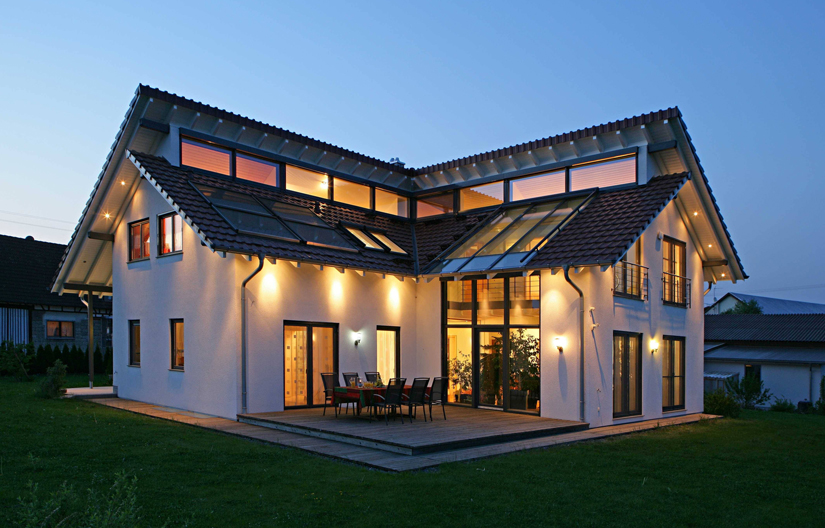
//> input picture openacc_harris/test_data/haus.jpg, 825 x 528 px
$ ./ex2   (built with g++ and OpenCV 4)
//> lines starting //> are read from the running program, lines starting //| are printed output that depends on the picture; after the words box and inside, x2 and y2 are one past the last pixel; in counts of white or black regions, pixels touching at a corner belong together
### openacc_harris/util.h
#include <opencv2/opencv.hpp>

using namespace std;
using namespace cv;

struct pointData {
    float cornerResponse;

    Point point;
};

struct by_cornerResponse {
    bool operator()(pointData const &left, pointData const &right) {
        return left.cornerResponse > right.cornerResponse;
    }
};

struct Derivatives {
	Mat Ix;
	Mat Iy;
	Mat Ixy;
};

class Util {
public:
	static void DisplayImage(Mat& img);
	static void DisplayMat(Mat& img);
	static void DisplayPointVector(vector<Point> vp);

	static Mat MarkInImage(Mat& img, vector<pointData> points, int radius);
};

### openacc_harris/harris.h
#include <opencv2/opencv.hpp>

#include "util.h"

using namespace std;
using namespace cv;

class Harris {
public:
    Harris(Mat img, float k, int filterRange, bool gauss);
	vector<pointData> getMaximaPoints(float percentage, int filterRange, int suppressionRadius);

private:
	Mat convertRgbToGrayscale(Mat& img);
	Derivatives computeDerivatives(Mat& greyscaleImg);
	Derivatives applyMeanToDerivatives(Derivatives& dMats, int filterRange);
	Derivatives applyGaussToDerivatives(Derivatives& dMats, int filterRange);
	Mat computeHarrisResponses(float k, Derivatives& intMats);

	Mat computeIntegralImg(Mat& img);
	Mat meanFilter(Mat& intImg, int range);
	Mat gaussFilter(Mat& img, int range);

private:
	Mat m_harrisResponses;
};

### openacc_harris/util.cpp
#include "util.h"

// [44 lines left out: functions DisplayImage, DisplayMat, DisplayPointVector, not called in this run]

//-----------------------------------------------------------------------------------------------
Mat Util::MarkInImage(Mat& img, vector<pointData> points, int radius) {
	Mat retImg;
	img.copyTo(retImg);

	for(vector<pointData>::iterator it = points.begin(); it != points.end(); ++it) {
		Point center = (*it).point;

		// down
		for(int r=-radius; r<radius; r++) {
			retImg.at<Vec3b>(Point(center.y+r,center.x+radius)) = Vec3b(0, 0, 255);
		}

		// up
		for(int r=-radius; r<radius; r++) {
			retImg.at<Vec3b>(Point(center.y+r,center.x-radius)) = Vec3b(0, 0, 255);
		}

		// left
		for(int c=-radius; c<radius; c++) {
			retImg.at<Vec3b>(Point(center.y-radius,center.x+c)) = Vec3b(0, 0, 255);
		}

		// right
		for(int c=-radius; c<radius; c++) {
			retImg.at<Vec3b>(Point(center.y+radius,center.x+c)) = Vec3b(0, 0, 255);
		}

		retImg.at<Vec3b>(Point(center.y,center.x)) = Vec3b(0, 255, 0);
	}

	return retImg;
}

### openacc_harris/harris.cpp
#include "harris.h"
#include <ctime>

Harris::Harris(Mat img, float k, int filterRange, bool gauss) {
    // (1) Convert to greyscalescale image
    clock_t start;

    start = clock();
    Mat greyscaleImg = convertRgbToGrayscale(img);
    std::cout << "GreyscaleImg: " << (std::clock() - start) / (double)(CLOCKS_PER_SEC / 1000) << " ms" << std::endl;

    // (2) Compute Derivatives
    start = clock();
    Derivatives derivatives = computeDerivatives(greyscaleImg);
    std::cout << "Derivatives: " << (std::clock() - start) / (double)(CLOCKS_PER_SEC / 1000) << " ms" << std::endl;

    // (3) Median Filtering
    start = clock();
    Derivatives mDerivatives;
    if(gauss) {
        mDerivatives = applyGaussToDerivatives(derivatives, filterRange);
    } else {
        mDerivatives = applyMeanToDerivatives(derivatives, filterRange);
    }
    std::cout << "Median Filtering: " << (std::clock() - start) / (double)(CLOCKS_PER_SEC / 1000) << " ms" << std::endl;

    // (4) Compute Harris Responses
    start = clock();
    Mat harrisResponses = computeHarrisResponses(k, mDerivatives);
    m_harrisResponses = harrisResponses;
    std::cout << "Harris Responses: " << (std::clock() - start) / (double)(CLOCKS_PER_SEC / 1000) << " ms" << std::endl;

}

//-----------------------------------------------------------------------------------------------
vector<pointData> Harris::getMaximaPoints(float percentage, int filterRange, int suppressionRadius) {
    // Declare a max suppression matrix
    Mat maximaSuppressionMat(m_harrisResponses.rows, m_harrisResponses.cols, CV_32F, Scalar::all(0));

    // Create a vector of all Points
    std::vector<pointData> points;
    for (int r = 0; r < m_harrisResponses.rows; r++) {
        for (int c = 0; c < m_harrisResponses.cols; c++) {
            Point p(r,c);

            pointData d;
            d.cornerResponse = m_harrisResponses.at<float>(r,c);
            d.point = p;

            points.push_back(d);
        }
    }

    // Sort points by corner Response
    sort(points.begin(), points.end(), by_cornerResponse());

    // Get top points, given by the percentage
    int numberTopPoints = m_harrisResponses.cols * m_harrisResponses.rows * percentage;
    std::vector<pointData> topPoints;

    int i=0;
    while(topPoints.size() < numberTopPoints) {
        if(i == points.size())
            break;

        int supRows = maximaSuppressionMat.rows;
        int supCols = maximaSuppressionMat.cols;

        // Check if point marked in maximaSuppression matrix
        if(maximaSuppressionMat.at<int>(points[i].point.x,points[i].point.y) == 0) {
            for (int r = -suppressionRadius; r <= suppressionRadius; r++) {
                for (int c = -suppressionRadius; c <= suppressionRadius; c++) {
                    int sx = points[i].point.x+c;
                    int sy = points[i].point.y+r;

                    // bound checking
                    if(sx > supRows)
                        sx = supRows;
                    if(sx < 0)
                        sx = 0;
                    if(sy > supCols)
                        sy = supCols;
                    if(sy < 0)
                        sy = 0;

                    maximaSuppressionMat.at<int>(points[i].point.x+c, points[i].point.y+r) = 1;
                }
            }

            // Convert back to original image coordinate system
            points[i].point.x += 1 + filterRange;
            points[i].point.y += 1 + filterRange;
            topPoints.push_back(points[i]);
        }

        i++;
    }

    return topPoints;
}

//-----------------------------------------------------------------------------------------------
Mat Harris::convertRgbToGrayscale(Mat& img) {
    Mat greyscaleImg(img.rows, img.cols, CV_32F);

    for (int c = 0; c < img.cols; c++) {
        for (int r = 0; r < img.rows; r++) {
            greyscaleImg.at<float>(r,c) =
            	0.2126 * img.at<cv::Vec3b>(r,c)[0] +
            	0.7152 * img.at<cv::Vec3b>(r,c)[1] +
            	0.0722 * img.at<cv::Vec3b>(r,c)[2];
        }
    }

    return greyscaleImg;
}

//-----------------------------------------------------------------------------------------------
Derivatives Harris::applyGaussToDerivatives(Derivatives& dMats, int filterRange) {
    if(filterRange == 0)
        return dMats;

    Derivatives mdMats;

    Mat vec[3] = {mdMats.Ix, mdMats.Iy, mdMats.Ixy};

    mdMats.Ix = gaussFilter(dMats.Ix, filterRange);
    mdMats.Iy = gaussFilter(dMats.Iy, filterRange);
    mdMats.Ixy = gaussFilter(dMats.Ixy, filterRange);

    return mdMats;
}

//-----------------------------------------------------------------------------------------------
// [16 lines left out: function applyMeanToDerivatives, not called in this run]

//-----------------------------------------------------------------------------------------------
Derivatives Harris::computeDerivatives(Mat& greyscaleImg) {
    // Helper Mats for better time complexity
    Mat sobelHelperV(greyscaleImg.rows-2, greyscaleImg.cols, CV_32F);
    for(int r=1; r<greyscaleImg.rows-1; r++) {
        for(int c=0; c<greyscaleImg.cols; c++) {

            float a1 = greyscaleImg.at<float>(r-1,c);
            float a2 = greyscaleImg.at<float>(r,c);
            float a3 = greyscaleImg.at<float>(r+1,c);

            sobelHelperV.at<float>(r-1,c) = a1 + a2 + a2 + a3;
        }
    }

    Mat sobelHelperH(greyscaleImg.rows, greyscaleImg.cols-2, CV_32F);
    for(int r=0; r<greyscaleImg.rows; r++) {
        for(int c=1; c<greyscaleImg.cols-1; c++) {

            float a1 = greyscaleImg.at<float>(r,c-1);
            float a2 = greyscaleImg.at<float>(r,c);
            float a3 = greyscaleImg.at<float>(r,c+1);

            sobelHelperH.at<float>(r,c-1) = a1 + a2 + a2 + a3;
        }
    }

    // Apply Sobel filter to compute 1st derivatives
    Mat Ix(greyscaleImg.rows-2, greyscaleImg.cols-2, CV_32F);
    Mat Iy(greyscaleImg.rows-2, greyscaleImg.cols-2, CV_32F);
    Mat Ixy(greyscaleImg.rows-2, greyscaleImg.cols-2, CV_32F);

    for(int r=0; r<greyscaleImg.rows-2; r++) {
        for(int c=0; c<greyscaleImg.cols-2; c++) {
            Ix.at<float>(r,c) = sobelHelperH.at<float>(r,c) - sobelHelperH.at<float>(r+2,c);
            Iy.at<float>(r,c) = - sobelHelperV.at<float>(r,c) + sobelHelperV.at<float>(r,c+2);
            Ixy.at<float>(r,c) = Ix.at<float>(r,c) * Iy.at<float>(r,c);
        }
    }

    Derivatives d;
    d.Ix = Ix;
    d.Iy = Iy;
    d.Ixy = Iy;

    return d;
}

//-----------------------------------------------------------------------------------------------
Mat Harris::computeHarrisResponses(float k, Derivatives& d) {
    Mat M(d.Iy.rows, d.Ix.cols, CV_32F);

    for(int r=0; r<d.Iy.rows; r++) {
        for(int c=0; c<d.Iy.cols; c++) {
            float   a11, a12,
                    a21, a22;

            a11 = d.Ix.at<float>(r,c) * d.Ix.at<float>(r,c);
            a22 = d.Iy.at<float>(r,c) * d.Iy.at<float>(r,c);
            a21 = d.Ix.at<float>(r,c) * d.Iy.at<float>(r,c);
            a12 = d.Ix.at<float>(r,c) * d.Iy.at<float>(r,c);

            float det = a11*a22 - a12*a21;
            float trace = a11 + a22;

            M.at<float>(r,c) = abs(det - k * trace*trace);
        }
    }

    return M;
}

//-----------------------------------------------------------------------------------------------
// [46 lines left out: functions computeIntegralImg, meanFilter, not called in this run]

Mat Harris::gaussFilter(Mat& img, int range) {
    // Helper Mats for better time complexity
    // Mat gaussHelperV(img.rows-range*2, img.cols-range*2, CV_32F);

    float* gaussHelperV = new float[(img.rows-range*2)*(img.cols-range*2)];

    // float** gaussHelperV = new float*[img.rows-range*2];
    // for(int i = 0; i < img.rows-range*2; i++)
    //     gaussHelperV[i] = new float[img.cols-range*2];

    float* gauss_data = new float[(img.rows-range*2)*(img.cols-range*2)];
    // float** gauss_data = new float*[img.rows-range*2];
    // for(int i = 0; i < img.rows-range*2; i++)
    //     gauss_data[i] = new float[img.cols-range*2];

    int img_row = img.rows;
    int img_col = img.cols;

    // [9 lines of commented-out code are left out]

    float* img_data = new float[img.rows*img.cols];
    for(int i = 0; i < img.rows; i++)
    {
        for(int j = 0; j < img.cols; j++)
        {
            img_data[i*img_col+j] = img.at<float>(i, j);
        }
    }

    #pragma acc data copyin(img_data[0:img.rows*img.cols], img_row, img_col,\
             range, gaussHelperV[0:(img.rows-range*2)*(img.cols-range*2)]) \
             copy(gauss_data[0:(img.rows-range*2)*(img.cols-range*2)])
    {

    #pragma acc parallel loop
    for(int r=range; r<img_row-range; r++)
    {
        #pragma acc loop
        for(int c=range; c<img_col-range; c++)
        {
            float res = 0;
            // #pragma acc loop
            for(int x = -range; x<=range; x++)
            {
                float m = 1/sqrt(2*M_PI)*exp(-0.5*x*x);

                // res += m * img.at<float>(r-range,c-range);
                // #pragma acc atomic
                res += m * img_data[(r-range)*img_col + c-range];
            }

            // gaussHelperV.at<float>(r-range,c-range) = res;
            gaussHelperV[(r-range)*(img_col-range*2) + c-range] = res;
        }
    }


    // Mat gauss(img.rows-range*2, img.cols-range*2, CV_32F);
    #pragma acc parallel loop
    for(int r=range; r<img_row-range; r++)
    {
        #pragma acc loop
        for(int c=range; c<img_col-range; c++)
        {
            float res = 0;
            // #pragma acc loop
            for(int x = -range; x<=range; x++)
            {
                float m = 1/sqrt(2*M_PI)*exp(-0.5*x*x);

                // res += m * gaussHelperV.at<float>(r-range,c-range);
                res += m * gaussHelperV[(r-range)*(img_col-range*2) + c-range];
            }

            gauss_data[(r-range)*(img_col-range*2) + c-range] = res;
        }
    }

    }

    Mat gauss(img.rows-range*2, img.cols-range*2, CV_32F);
    for(int i = 0; i < img.rows-range*2; i++)
    {
        for(int j = 0; j < img.cols-range*2; j++)
        {
            gauss.at<float>(i, j) = gauss_data[i*(img.cols-range*2) + j];
        }
    }

    // delete[] gaussHelperV;
    // delete[] gauss_data;

    return gauss;
}

### openacc_harris/ex2.cpp
#include <stdio.h>
#include <opencv2/opencv.hpp>

#include "harris.h"

using namespace cv;
using namespace std;

//Harris algorithm parameters
// Specifies the sensitivity factor of the Harris algorithm (0 < k < 0.25)
float k = 0.25;
// Size of the box filter that is applied to the integral images
int boxFilterSize = 3;
// dimension of the maxima suppression box around a maxima
int maximaSuppressionDimension = 10;

//UI parameters
// dimension of the objects showing a maxima in the image
int markDimension = 5;
// constant for the slider-value division
float divisionConstant = 1000000;

//Global variables
bool gauss = true;
Mat m_img;

void doHarris() {
    // compute harris
    Harris harris(m_img, k, boxFilterSize, gauss);

    // get vector of points wanted
    vector<pointData> resPts = harris.getMaximaPoints(0.000534, boxFilterSize, maximaSuppressionDimension);
    // cout << resPts.size() << " Points" << endl;

    Mat _img = Util::MarkInImage(m_img, resPts, markDimension);
    imshow("HarrisCornerDetector", _img);
}


//-----------------------------------------------------------------------------------------------
int main(int argc, char** argv) {
    // read image from file + error handling
    Mat img;

    if (argc == 1) {
        cout << "No image provided! Usage: ./Ex1 [path to image]" << endl << "Using default image: haus.jpg" << endl;

        img = imread("test_data/haus.jpg");
//> img is the input picture: 528 rows x 825 cols, CV_8UC3; mean B, G, R 112.3, 102.7, 89.5
    } else {
        img = imread(argv[1]);
    }

    // [6 lines of commented-out code are left out]
    img.copyTo(m_img);

    // create UI and show the image
    namedWindow("HarrisCornerDetector", 1);

    doHarris();
//> after the loop in convertRgbToGrayscale, `for (int c = 0; c < img.cols; c++)`:
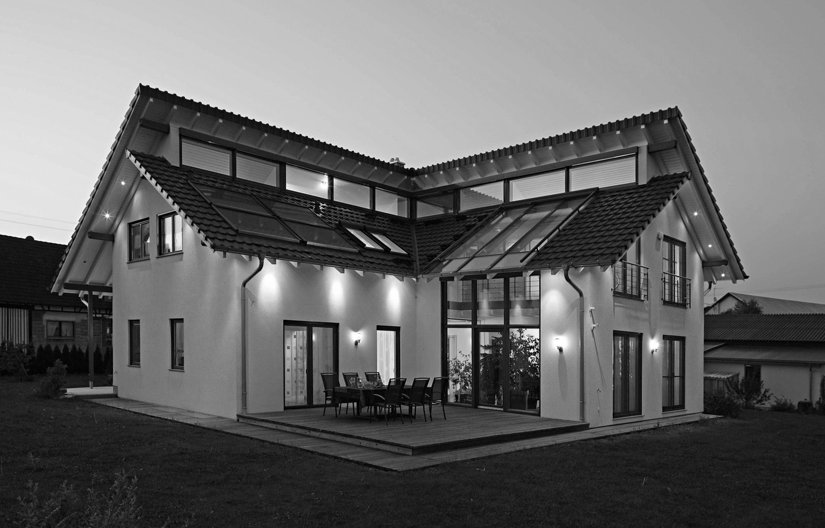
//> greyscaleImg: 528 rows x 825 cols, CV_32FC1; min 0, max 255, mean 103.8
//> after the loop in computeDerivatives, `for(int r=0; r<greyscaleImg.rows-2; r++)`:
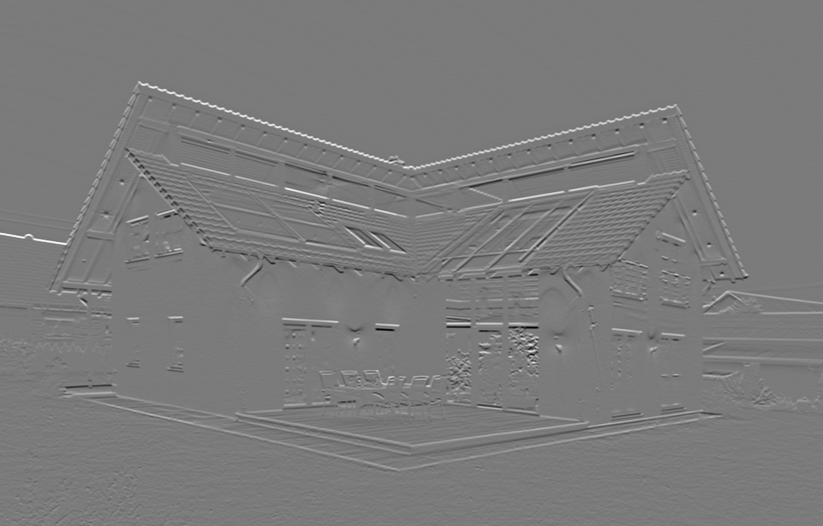
//> Ix: 526 rows x 823 cols, CV_32FC1; min -892.1, max 954.4, mean 2.3; drawn with min black and max white
//> after the loop in computeDerivatives, `for(int r=0; r<greyscaleImg.rows-2; r++)`:
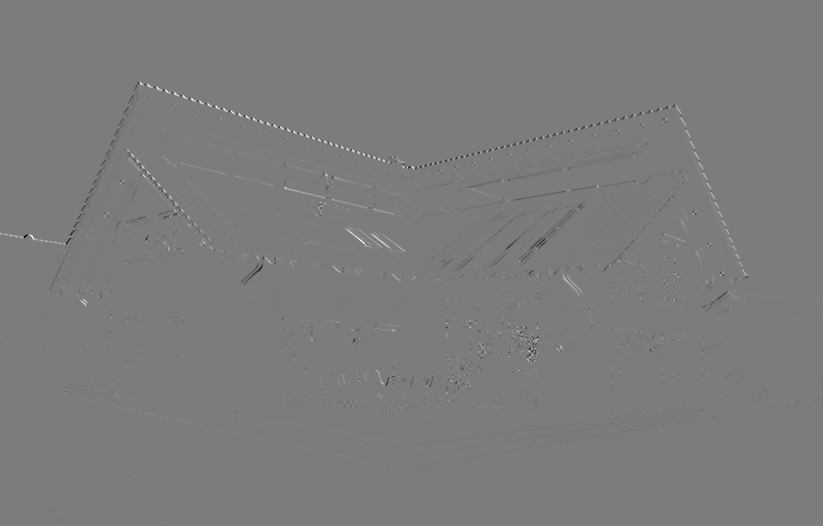
//> Ixy: 526 rows x 823 cols, CV_32FC1; min -365756.8, max 385948.4, mean 87; drawn with min black and max white
//> call 2 of gaussFilter, with range = 3
//> after the loop in gaussFilter (call 2), `for(int i = 0; i < img.rows-range*2; i++)`:
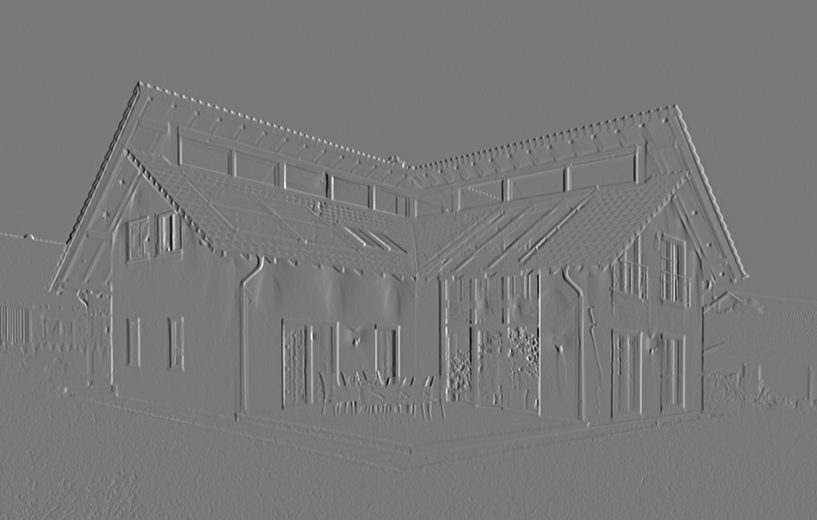
//> gauss: 520 rows x 817 cols, CV_32FC1; min -833.3, max 918.6, mean -0.1; drawn with min black and max white
//> in computeHarrisResponses, `Mat M(d.Iy.rows, d.Ix.cols, CV_32F);`: M: 520 rows x 817 cols, CV_32FC1; every value is 0
//> after the loop in computeHarrisResponses, `for(int r=0; r<d.Iy.rows; r++)`:
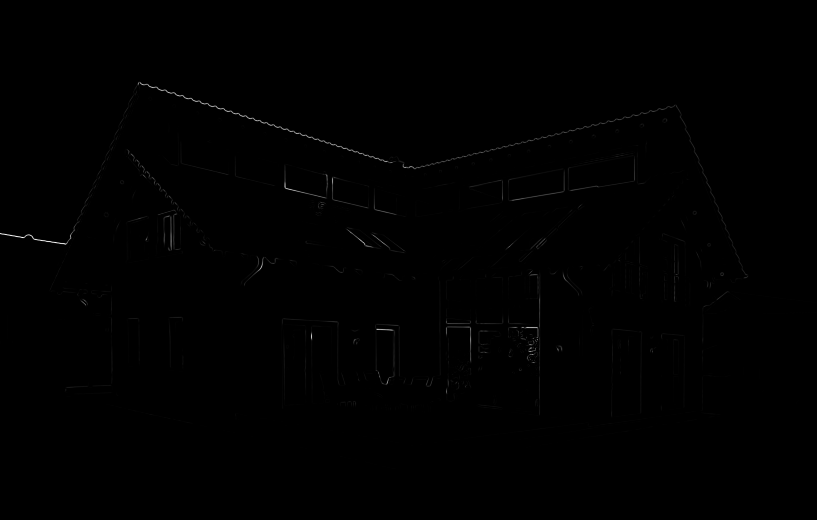
//> M: 520 rows x 817 cols, CV_32FC1; min 0, max 2.24e+11, mean 525488992; drawn with min black and max white
//> after the loop in getMaximaPoints, `for (int r = 0; r < m_harrisResponses.rows; r++)`: points = 424840 items
//> after the loop in getMaximaPoints, `while(topPoints.size() < numberTopPoints)`:
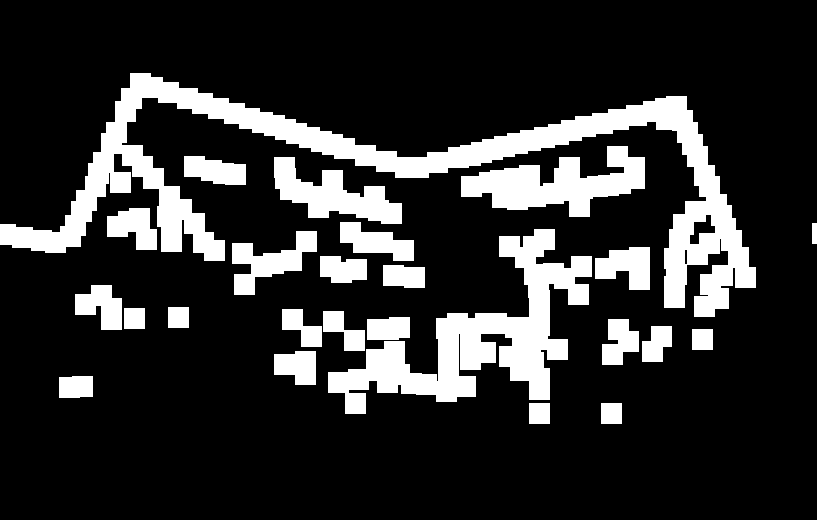
//> maximaSuppressionMat: 520 rows x 817 cols, CV_32FC1; values 0 (black) and 1.4e-45 (white), 18.2% white; 25 white regions, largest, box (x1, y1, x2, y2) and area: (0, 73, 756, 317) 30653, (328, 229, 592, 414) 15556, (461, 146, 645, 217) 6506
//> after the loop in getMaximaPoints, `while(topPoints.size() < numberTopPoints)`: topPoints = 226 items; i = 3695
//> in doHarris, `vector<pointData> resPts = harris.getMaximaPoints(0.000534, boxFilterS..`: resPts = 226 items
//> the loop in MarkInImage, `for(vector<pointData>::iterator it = points.begin(); it != points.end(..` made 226 passes
//> center on passes 1 to 3: Point(241, 26), Point(246, 59), Point(244, 45)
//> after the loop in MarkInImage, `for(vector<pointData>::iterator it = points.begin(); it != points.end(..`:
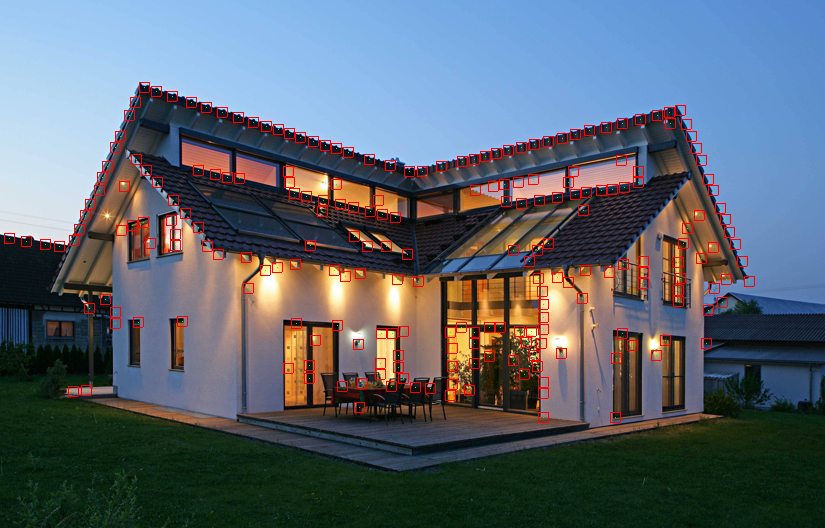
//> retImg: 528 rows x 825 cols, CV_8UC3; 2.08% of pixels changed, all inside (x1, y1, x2, y2) = (4, 82, 755, 423)


    // imshow("HarrisCornerDetector", img);
    waitKey(0);

    return 0;

}
